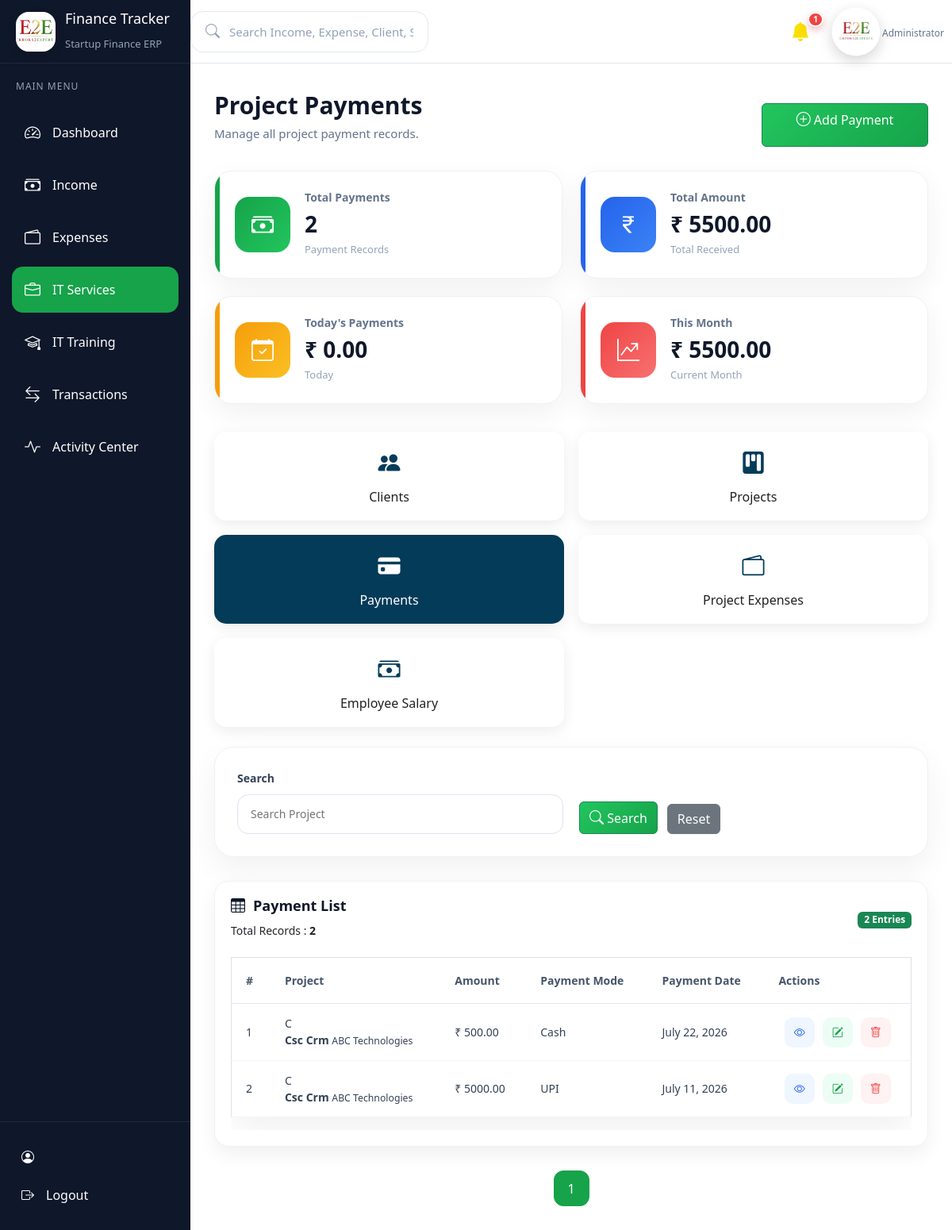
The page /services/payments/ on the database as committed earlier.
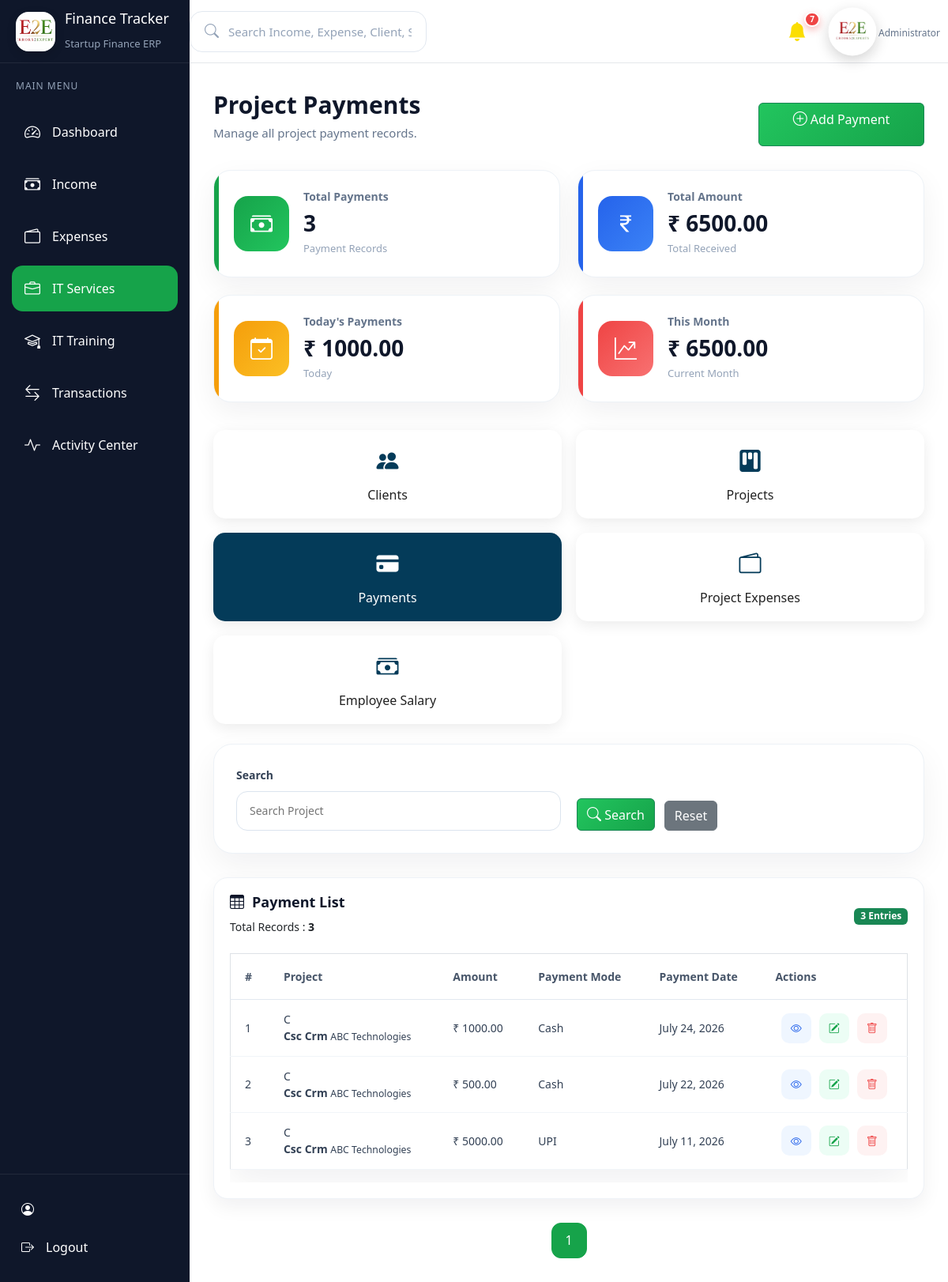
The same page on the database as committed later.
### services/models.py (models this page shows, shortened)
class ProjectPayment(models.Model):
    PAYMENT_MODE = (
        ("Cash", "Cash"),
        ("UPI", "UPI"),
        ("Bank", "Bank"),
        ("Card", "Card"),
    )
    project = models.ForeignKey(
        Project,
        on_delete=models.CASCADE
    )
    amount = models.DecimalField(
        max_digits=12,
        decimal_places=2
    )
    payment_mode = models.CharField(
        max_length=20,
        choices=PAYMENT_MODE
    )
    transaction_id = models.CharField(
        max_length=150,
        blank=True,
        null=True
    )
    cheque_number = models.CharField(
        max_length=100,
        blank=True,
        null=True
    )
    bank_name = models.CharField(
        max_length=150,
        blank=True,
        null=True
    )
    payment_date = models.DateField()
    remarks = models.TextField(
        blank=True,
        null=True
    )
    created_at = models.DateTimeField(
        auto_now_add=True
    )
    class Meta:
        ordering = ["-id"]

class Project(models.Model):
    SERVICE_CHOICES = (
        ("Website", "Website"),
        ("Web Application", "Web Application"),
        ("Mobile Application", "Mobile Application"),
        ("UI/UX Design", "UI/UX Design"),
        ("Digital Marketing", "Digital Marketing"),
        ("SEO", "SEO"),
        ("ERP Development", "ERP Development"),
        ("Other", "Other"),
    )
    STATUS_CHOICES = (
        ("Pending", "Pending"),
        ("In Progress", "In Progress"),
        ("Completed", "Completed"),
        ("On Hold", "On Hold"),
    )
    client = models.ForeignKey(
        Client,
        on_delete=models.CASCADE,
        related_name="projects"
    )
    project_name = models.CharField(
        max_length=200,
        unique=True
    )
    service_type = models.CharField(
        max_length=100,
        choices=SERVICE_CHOICES
    )
    project_amount = models.DecimalField(
        max_digits=12,
        decimal_places=2
    )
    start_date = models.DateField()
    end_date = models.DateField()
    status = models.CharField(
        max_length=30,
        choices=STATUS_CHOICES,
        default="Pending"
    )
    description = models.TextField(
        blank=True,
        null=True
    )
    created_at = models.DateTimeField(
        auto_now_add=True
    )
    updated_at = models.DateTimeField(
        auto_now=True
    )
    class Meta:
        ordering = ["-id"]

class Client(models.Model):
    STATUS_CHOICES = (
        ("Active", "Active"),
        ("Inactive", "Inactive"),
    )
    company_name = models.CharField(
        max_length=200
    )
    contact_person = models.CharField(
        max_length=150
    )
    phone = models.CharField(
        max_length=10,
        unique=True
    )
    email = models.EmailField(
        unique=True
    )
    address = models.TextField(
        blank=True,
        null=True
    )
    gst_number = models.CharField(
        max_length=15,
        blank=True,
        null=True,
        unique=True
    )
    status = models.CharField(
        max_length=20,
        choices=STATUS_CHOICES,
        default="Active"
    )
    created_at = models.DateTimeField(
        auto_now_add=True
    )
    updated_at = models.DateTimeField(
        auto_now=True
    )
    class Meta:
        ordering = ["-id"]

### services/views.py (the view)
# urls.py: path("payments/", views.payment_list, name="service_payment_list"),
def payment_list(request):
    payments = ProjectPayment.objects.select_related(
        "project"
    ).all().order_by("-id")
    search = request.GET.get("search", "")
    if search:
        payments = payments.filter(
            Q(project__project_name__icontains=search) |
            Q(project__client__company_name__icontains=search)
        )
    paginator = Paginator(payments, 5)
    page_number = request.GET.get("page")
    page_obj = paginator.get_page(page_number)
    context = {
        "payments": page_obj,
        "page_obj": page_obj,
        "search": search,
        "active_page": "payments",
        "total_payments": ProjectPayment.objects.count(),
        "total_amount": ProjectPayment.objects.aggregate(
            total=Sum("amount")
        )["total"] or 0,
        "today_payments": ProjectPayment.objects.filter(
            payment_date=date.today()
        ).aggregate(
            total=Sum("amount")
        )["total"] or 0,
        "this_month_payments": ProjectPayment.objects.filter(
            payment_date__year=date.today().year,
            payment_date__month=date.today().month
        ).aggregate(
            total=Sum("amount")
        )["total"] or 0,
    }
    return render(
        request,
        "services/payment_list.html",
        context
    )

### activity/context_processors.py (called while the page is built)
def notification_context(request):
    unread_notifications = Notification.objects.filter(
        is_read=False
    ).count()
    recent_notifications = Notification.objects.filter(
        is_read=False
    ).order_by("-created_at")[:5]
    return {
        "unread_notifications": unread_notifications,
        "recent_notifications": recent_notifications,
    }

### templates/services/payment_list.html (shortened to what the changed rows need)
{% extends 'base.html' %}
{% block content %}
<div class="page-header">
    <div>
        <h2>Project Payments</h2>
    </div>
</div>
<div class="dashboard-cards">
    <div class="dashboard-card revenue">
        <div class="card-content">
            <h5>Total Payments</h5>
            <h2>{{ total_payments }}</h2>
            <p>Payment Records</p>
        </div>
    </div>
    <div class="dashboard-card profit">
        <div class="card-content">
            <h5>Total Amount</h5>
            <h2>₹ {{ total_amount|floatformat:2 }}</h2>
            <p>Total Received</p>
        </div>
    </div>
    <div class="dashboard-card target">
        <div class="card-content">
            <h5>Today's Payments</h5>
            <h2>₹ {{ today_payments|floatformat:2 }}</h2>
            <p>Today</p>
        </div>
    </div>
    <div class="dashboard-card expense">
        <div class="card-content">
            <h5>This Month</h5>
            <h2>₹ {{ this_month_payments|floatformat:2 }}</h2>
            <p>Current Month</p>
        </div>
    </div>
</div>
<div class="dashboard-box payment-table-card">
    <div class="box-header">
        <div>
            <small>
                Total Records :
                <strong>{{ page_obj.paginator.count }}</strong>
            </small>
        </div>
        <div>
            <span class="badge bg-success">
                {{ page_obj.paginator.count }} Entries
            </span>
        </div>
    </div>
    <div class="table-responsive">
        <table class="table dashboard-table align-middle">
            <thead>
                <tr>
                    <th>#</th>
                    <th>Project</th>
                    <th>Amount</th>
                    <th>Payment Mode</th>
                    <th>Payment Date</th>
                    <th>Actions</th>
                </tr>
            </thead>
            <tbody>
                {% for payment in payments %}
                <tr>
                    <td>{{ forloop.counter }}</td>
                    <td>
                        <div class="client-info">
                            <div class="client-avatar">
                                {{ payment.project.project_name|first|upper }}
                            </div>
                            <div>
                                <strong>{{ payment.project.project_name }}</strong>
                                <small>{{ payment.project.client.company_name }}</small>
                            </div>
                        </div>
                    </td>
                    <td>₹ {{ payment.amount }}</td>
                    <td>{{ payment.payment_mode }}</td>
                    <td>{{ payment.payment_date }}</td>
                    <td>
                        <div class="action-buttons">
                            <a href="{% url 'services:view_payment' payment.id %}" class="view-btn">
                                <i class="bi bi-eye"></i>
                            </a>
                            <a href="{% url 'services:edit_payment' payment.id %}" class="edit-btn">
                                <i class="bi bi-pencil-square"></i>
                            </a>
                            <a href="#" class="delete-btn" data-bs-toggle="modal" data-bs-target="#deleteModal"
                                data-url="{% url 'services:delete_payment' payment.id %}">
                                <i class="bi bi-trash"></i>
                            </a>
                        </div>
                    </td>
                </tr>
                {% endfor %}
            </tbody>
        </table>
    </div>
</div>
<div class="pagination-container">
    {% for page in page_obj.paginator.page_range %}
    {% if page == page_obj.number %}
    <span class="page-btn active">
        {{ page }}
    </span>
    {% else %}
    <a href="?page={{ page }}" class="page-btn">
        {{ page }}
    </a>
    {% endif %}
    {% endfor %}
</div>
{% endblock %}

Rows that differ between the two databases and show on the page:
added ProjectPayment: project.project_name|first "C", project.project_name "Csc Crm", project.client.company_name "ABC Technologies", amount "1000.00", payment_mode "Cash", payment_date "July 24, 2026"
Other text that changed with them:
{{ unread_notifications }}: "1" → "7"
{{ total_payments }}: "2" → "3"
{{ total_amount|floatformat:2 }}: "5500.00" → "6500.00"
{{ today_payments|floatformat:2 }}: "0.00" → "1000.00"
{{ this_month_payments|floatformat:2 }}: "5500.00" → "6500.00"
{{ page_obj.paginator.count }}: "2" → "3"
